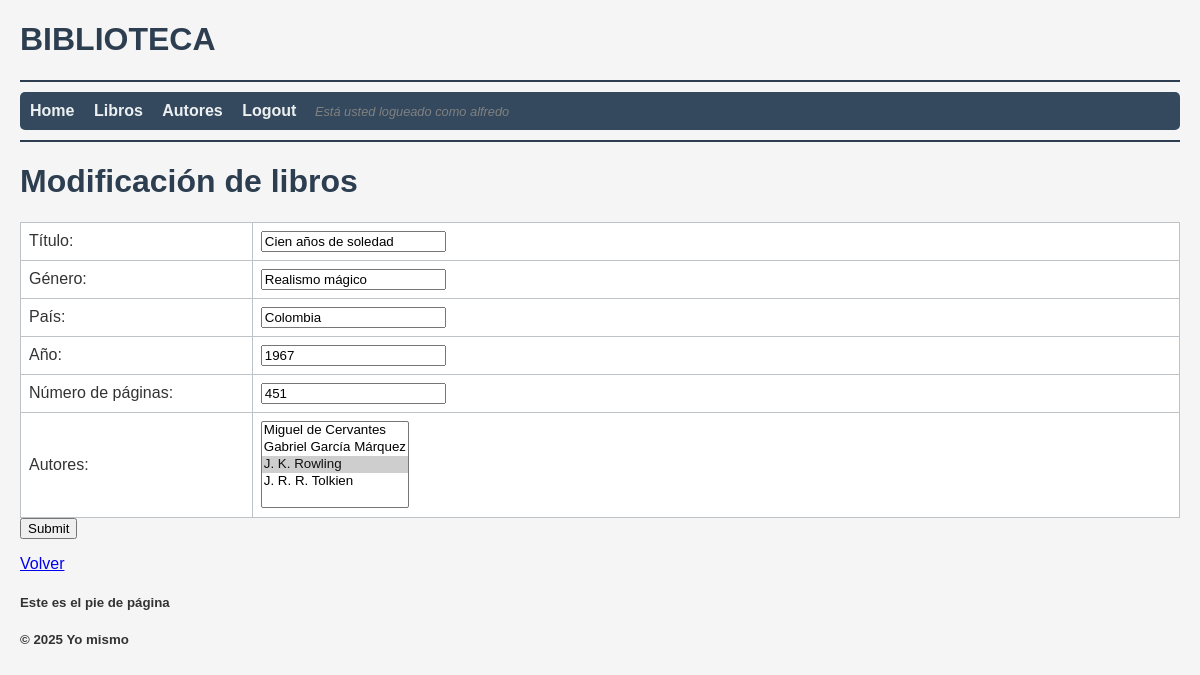
Screenshot of /index.php?action=formularioModificarLibro&idLibro=2 (signed in) with the database file from the repository.
### tables this page shows
CREATE TABLE `libros` (
  `idLibro` int(11) NOT NULL,
  `titulo` varchar(500) NOT NULL,
  `numPaginas` int(11) NOT NULL,
  `genero` varchar(100) NOT NULL,
  `pais` varchar(100) NOT NULL,
  `ano` int(11) NOT NULL
);

### view.php (called while the page is built)
<?php
class View {
    public static function render($nombreVista, $data = null) {
        include("views/header.php");
        include("views/nav.php");
        include("views/$nombreVista.php");
        include("views/footer.php");
    }
}

### models/libro.php (called while the page is built, shortened)
<?php
class Libro
{
    private $db;
    public function __construct()
    {
        $dsn = "mysql:host=mariadb;dbname=pruebas;charset=utf8mb4";
        $usuario = "user";
        $clave = "1234";
        try {
            $this->db = new PDO($dsn, $usuario, $clave);
        } catch (PDOException $e) {
            die("Error en la conexión: " . $e->getMessage());
        }
    }
    public function get($id)
    {
        $sql = "SELECT * FROM libros WHERE idLibro = :id";
        $stmt = $this->db->prepare($sql);
        $stmt->execute([":id" => $id]);
        return $stmt->fetch(PDO::FETCH_OBJ);
    }
}

### models/persona.php (called while the page is built, shortened)
<?php
class Persona
{
    private $db;
    public function __construct()
    {
        $dsn = "mysql:host=mariadb;dbname=pruebas;charset=utf8mb4";
        $usuario = "user";
        $clave = "1234";
        try {
            $this->db = new PDO($dsn, $usuario, $clave);
        } catch (PDOException $e) {
            die("Error en la conexión: " . $e->getMessage());
        }
    }
    public function getAll()
    {
        $sql = "SELECT * FROM personas ORDER BY apellido, nombre";
        $stmt = $this->db->query($sql);
        return $stmt->fetchAll(PDO::FETCH_OBJ);
    }
}

### views/libro/form.php (the view, shortened to what this page needs)
<?php
extract($data);
if (isset($libro)) {
    echo "<h1>Modificación de libros</h1>";
} else {
    echo "<h1>Inserción de libros</h1>";
}
$idLibro = $libro->idLibro ?? "";
$titulo = $libro->titulo ?? "";
$genero = $libro->genero ?? "";
$pais = $libro->pais ?? "";
$ano = $libro->ano ?? "";
$numPags = $libro->numPaginas ?? "";
echo "<table><form action = 'index.php' method = 'get'>
        <input type='hidden' name='idLibro' value='".$idLibro."'>
        <tr><td width='20%'>Título:</td><td><input type='text' name='titulo' value='".$titulo."'></td></tr>
        <tr><td>Género:</td><td><input type='text' name='genero' value='".$genero."'></td></tr>
        <tr><td>País:</td><td><input type='text' name='pais' value='".$pais."'></td></tr>
        <tr><td>Año:</td><td><input type='text' name='ano' value='".$ano."'></td></tr>
        <tr><td>Número de páginas:</td><td><input type='text' name='numPaginas' value='".$numPags."'></td></tr>";
echo "<tr><td>Autores:</td><td><select name='autor[]' multiple size='5'>";
foreach ($todosLosAutores as $fila) {
    if (in_array($fila->idPersona, $autoresLibro))
        echo "<option value='$fila->idPersona' selected>$fila->nombre $fila->apellido</option>";
    else
        echo "<option value='$fila->idPersona'>$fila->nombre $fila->apellido</option>";
}
echo "</select></td></tr></table>";
echo "	<input type='submit'></form>";
echo "<p><a href='index.php'>Volver</a></p>";

### views/css/style.css (style rules this page uses)
body { font-family: Arial, sans-serif; margin: 20px; background-color: #f5f5f5; color: #333; }
h1 { color: #2c3e50; }
table { width: 100%; border-collapse: collapse; margin-top: 15px; background-color: #fff; }
table th, table td { border: 1px solid #bdc3c7; padding: 8px; text-align: left; }

### rows the page displays
libros: titulo "Cien años de soledad", genero "Realismo mágico", pais "Colombia", ano "1967", numPaginas "451"

### other values shown
$_SESSION['username'] "alfredo"
form field value "Miguel de Cervantes / Gabriel García Márquez / J. K. Rowling ☑ / J. R. R. Tolkien"
